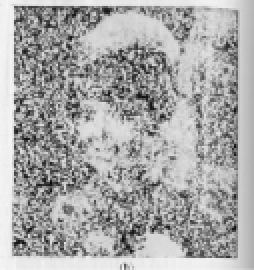
#> input picture Lab 2/slide.png, 127 x 135 px, found by its file name (shown 2 times larger)
$ python average.py
#> lines starting #> are read from the running program, lines starting #| are printed output that depends on the picture
# -*- coding: utf-8 -*-
"""
Created on Sun Apr 24 21:42:13 2022

@author: Asus
"""

import cv2 as cv
import matplotlib.pyplot as plt
import numpy as np
import math

path = "C:/Users/Asus/imagelab/Image-Processing-and-Computer-Vision-Lab/Lab 2/slide.png"

img = cv.imread(path)
#> img is the input picture: shape (135, 127, 3); min 7, max 246, mean 168.1

img = cv.cvtColor(img, cv.COLOR_BGR2GRAY)
#> img: shape (135, 127)

plt.imshow(img, "gray")

plt.title("Input: ")

plt.show()

print("Enter kernel height: ")

k_h = int(input())
#> the answer given: 3

print("Enter kernel weidth: ")

k_w = int(input())
#> the answer given: 3

kernel = np.ones((k_h,k_w), np.float32)

a = kernel.shape[0] // 2
b = kernel.shape[1] // 2
m = img.shape[0]
#> m = 135
n = img.shape[1]
#> n = 127

op = np.zeros((m,n), np.float32)

ksum = kernel.sum()

for i in range(m):
    for j in range(n):
        value = 0
        for x in range(-a,a+1):
            for y in range(-b,b+1):
                if i+x >= 0 and i+x <m and j+y>=0 and j+y<n:
                    value+=kernel[a+x][b+y]*img[i+x][j+y]
                else:
                    value+=0
        value/=ksum
        op[i][j] = value
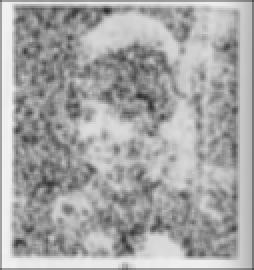
#> op: shape (135, 127) float32 (shown 2 times larger); min 38.56, max 242.3, mean 165.8

plt.imshow(op, "gray")
plt.title("Output for mean filter: ")
plt.show()
